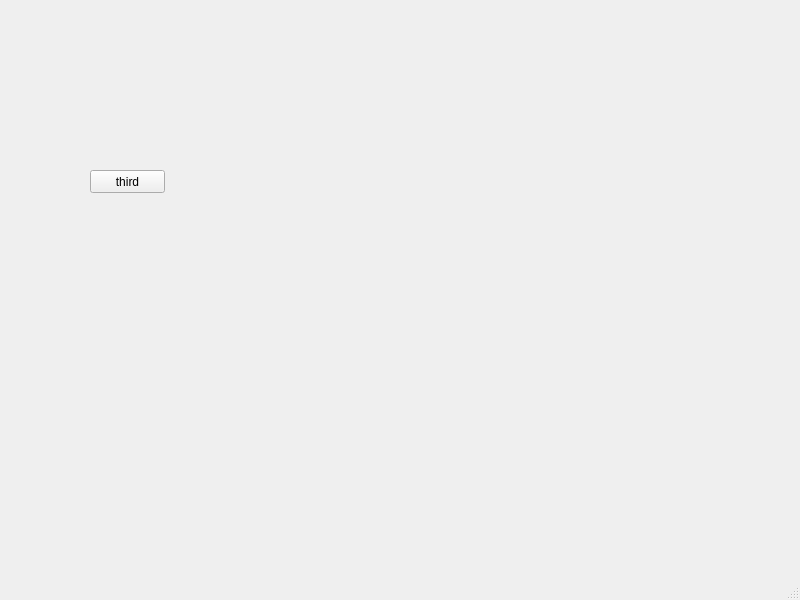
<?xml version="1.0" encoding="UTF-8"?>
<ui version="4.0">
 <class>MainWindow</class>
 <widget class="QMainWindow" name="MainWindow">
  <property name="geometry">
   <rect>
    <x>0</x>
    <y>0</y>
    <width>800</width>
    <height>600</height>
   </rect>
  </property>
  <property name="windowTitle">
   <string>MainWindow</string>
  </property>
  <widget class="QWidget" name="centralwidget">
   <widget class="QPushButton" name="pushButton">
    <property name="geometry">
     <rect>
      <x>90</x>
      <y>170</y>
      <width>75</width>
      <height>23</height>
     </rect>
    </property>
    <property name="text">
     <string>third</string>
    </property>
   </widget>
  </widget>
  <widget class="QMenuBar" name="menubar">
   <property name="geometry">
    <rect>
     <x>0</x>
     <y>0</y>
     <width>800</width>
     <height>21</height>
    </rect>
   </property>
  </widget>
  <widget class="QStatusBar" name="statusbar"/>
 </widget>
 <resources/>
 <connections/>
</ui>
